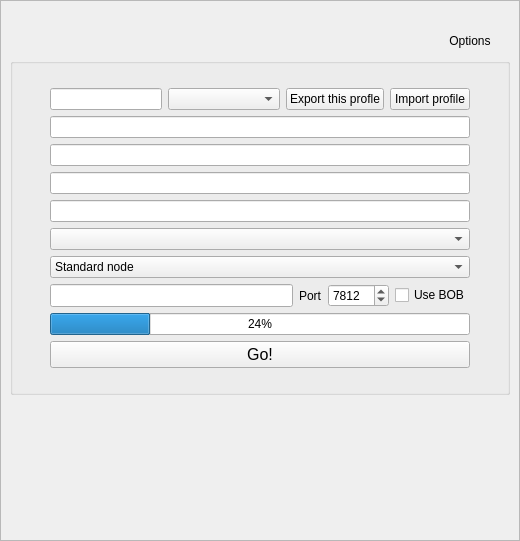
<?xml version="1.0" encoding="UTF-8"?>
<ui version="4.0">
 <class>GenCertDialog</class>
 <widget class="QDialog" name="GenCertDialog">
  <property name="geometry">
   <rect>
    <x>0</x>
    <y>0</y>
    <width>520</width>
    <height>541</height>
   </rect>
  </property>
  <property name="windowTitle">
   <string>Create new Profile</string>
  </property>
  <property name="windowIcon">
   <iconset resource="images.qrc">
    <normaloff>:/images/logo/logo_48.png</normaloff>:/images/logo/logo_48.png</iconset>
  </property>
  <layout class="QVBoxLayout" name="GenCertDialogVLayout">
   <property name="spacing">
    <number>0</number>
   </property>
   <property name="leftMargin">
    <number>0</number>
   </property>
   <property name="topMargin">
    <number>0</number>
   </property>
   <property name="rightMargin">
    <number>0</number>
   </property>
   <property name="bottomMargin">
    <number>0</number>
   </property>
   <item>
    <widget class="QFrame" name="profileframe">
     <property name="sizePolicy">
      <sizepolicy hsizetype="Preferred" vsizetype="Preferred">
       <horstretch>0</horstretch>
       <verstretch>0</verstretch>
      </sizepolicy>
     </property>
     <property name="styleSheet">
      <string notr="true"/>
     </property>
     <property name="frameShape">
      <enum>QFrame::StyledPanel</enum>
     </property>
     <property name="frameShadow">
      <enum>QFrame::Raised</enum>
     </property>
     <layout class="QVBoxLayout" name="verticalLayout">
      <property name="leftMargin">
       <number>9</number>
      </property>
      <item>
       <widget class="QLabel" name="label">
        <property name="text">
         <string/>
        </property>
        <property name="pixmap">
         <pixmap resource="images.qrc">:/images/logo/logo_web_nobackground.png</pixmap>
        </property>
        <property name="scaledContents">
         <bool>false</bool>
        </property>
        <property name="alignment">
         <set>Qt::AlignCenter</set>
        </property>
       </widget>
      </item>
      <item>
       <layout class="QHBoxLayout" name="toolBarHLayout">
        <item>
         <spacer name="toolBarHSpacer">
          <property name="orientation">
           <enum>Qt::Horizontal</enum>
          </property>
          <property name="sizeHint" stdset="0">
           <size>
            <width>40</width>
            <height>20</height>
           </size>
          </property>
         </spacer>
        </item>
        <item>
         <widget class="QPushButton" name="optionsButton">
          <property name="text">
           <string>Options</string>
          </property>
          <property name="icon">
           <iconset resource="icons.qrc">
            <normaloff>:/icons/svg/options.svg</normaloff>:/icons/svg/options.svg</iconset>
          </property>
          <property name="iconSize">
           <size>
            <width>24</width>
            <height>24</height>
           </size>
          </property>
          <property name="default">
           <bool>false</bool>
          </property>
          <property name="flat">
           <bool>true</bool>
          </property>
         </widget>
        </item>
       </layout>
      </item>
      <item>
       <widget class="QGroupBox" name="profile_groupBox">
        <property name="styleSheet">
         <string notr="true"/>
        </property>
        <layout class="QGridLayout" name="gridLayout">
         <property name="leftMargin">
          <number>24</number>
         </property>
         <property name="topMargin">
          <number>24</number>
         </property>
         <property name="rightMargin">
          <number>24</number>
         </property>
         <property name="bottomMargin">
          <number>24</number>
         </property>
         <item row="0" column="0">
          <layout class="QGridLayout" name="profilGLayout">
           <item row="14" column="2">
            <widget class="QComboBox" name="keylength_comboBox">
             <property name="sizePolicy">
              <sizepolicy hsizetype="Preferred" vsizetype="Preferred">
               <horstretch>0</horstretch>
               <verstretch>0</verstretch>
              </sizepolicy>
             </property>
             <property name="toolTip">
              <string>PGP Key Length</string>
             </property>
             <property name="accessibleDescription">
              <string/>
             </property>
            </widget>
           </item>
           <item row="18" column="1">
            <widget class="QLabel" name="randomness_label_">
             <property name="maximumSize">
              <size>
               <width>24</width>
               <height>24</height>
              </size>
             </property>
             <property name="text">
              <string/>
             </property>
             <property name="pixmap">
              <pixmap resource="icons.qrc">:/icons/svg/randomness.svg</pixmap>
             </property>
             <property name="scaledContents">
              <bool>true</bool>
             </property>
             <property name="alignment">
              <set>Qt::AlignRight|Qt::AlignTrailing|Qt::AlignVCenter</set>
             </property>
            </widget>
           </item>
           <item row="7" column="3">
            <widget class="QLabel" name="password_check_LB">
             <property name="text">
              <string/>
             </property>
            </widget>
           </item>
           <item row="8" column="2">
            <widget class="QLineEdit" name="password_input_2">
             <property name="sizePolicy">
              <sizepolicy hsizetype="MinimumExpanding" vsizetype="Preferred">
               <horstretch>0</horstretch>
               <verstretch>0</verstretch>
              </sizepolicy>
             </property>
             <property name="minimumSize">
              <size>
               <width>0</width>
               <height>0</height>
              </size>
             </property>
             <property name="toolTip">
              <string>&lt;html&gt;&lt;head/&gt;&lt;body&gt;&lt;p&gt;Put a strong password here. This password protects your private node key!&lt;/p&gt;&lt;/body&gt;&lt;/html&gt;</string>
             </property>
             <property name="inputMask">
              <string/>
             </property>
             <property name="maxLength">
              <number>1024</number>
             </property>
             <property name="echoMode">
              <enum>QLineEdit::Password</enum>
             </property>
            </widget>
           </item>
           <item row="18" column="2">
            <widget class="QProgressBar" name="entropy_bar">
             <property name="sizePolicy">
              <sizepolicy hsizetype="Preferred" vsizetype="Preferred">
               <horstretch>0</horstretch>
               <verstretch>0</verstretch>
              </sizepolicy>
             </property>
             <property name="toolTip">
              <string>&lt;html&gt;&lt;head/&gt;&lt;body&gt;&lt;p&gt;Please move your mouse around in order to collect as much randomness as possible. A minimum of 20% is needed to create your node keys.&lt;/p&gt;&lt;/body&gt;&lt;/html&gt;</string>
             </property>
             <property name="value">
              <number>24</number>
             </property>
            </widget>
           </item>
           <item row="18" column="3">
            <widget class="QLabel" name="randomness_check_LB">
             <property name="text">
              <string/>
             </property>
            </widget>
           </item>
           <item row="5" column="3">
            <widget class="QLabel" name="node_name_check_LB">
             <property name="text">
              <string/>
             </property>
            </widget>
           </item>
           <item row="15" column="2">
            <widget class="QComboBox" name="nodeType_CB">
             <property name="sizePolicy">
              <sizepolicy hsizetype="Preferred" vsizetype="Preferred">
               <horstretch>0</horstretch>
               <verstretch>0</verstretch>
              </sizepolicy>
             </property>
             <item>
              <property name="text">
               <string>Standard node</string>
              </property>
             </item>
             <item>
              <property name="text">
               <string>TOR/I2P Hidden node</string>
              </property>
             </item>
            </widget>
           </item>
           <item row="5" column="2">
            <widget class="QLineEdit" name="node_input">
             <property name="sizePolicy">
              <sizepolicy hsizetype="MinimumExpanding" vsizetype="Preferred">
               <horstretch>0</horstretch>
               <verstretch>0</verstretch>
              </sizepolicy>
             </property>
             <property name="minimumSize">
              <size>
               <width>0</width>
               <height>0</height>
              </size>
             </property>
             <property name="toolTip">
              <string>&lt;html&gt;&lt;head/&gt;&lt;body&gt;&lt;p&gt;Your node name designates the Retroshare instance that&lt;/p&gt;&lt;p&gt;will run on this computer.&lt;/p&gt;&lt;/body&gt;&lt;/html&gt;</string>
             </property>
             <property name="maxLength">
              <number>64</number>
             </property>
            </widget>
           </item>
           <item row="4" column="3">
            <widget class="QLabel" name="profile_name_check_LB">
             <property name="text">
              <string/>
             </property>
            </widget>
           </item>
           <item row="4" column="2">
            <layout class="QHBoxLayout" name="horizontalLayout_2">
             <item>
              <widget class="QLineEdit" name="name_input">
               <property name="sizePolicy">
                <sizepolicy hsizetype="MinimumExpanding" vsizetype="Preferred">
                 <horstretch>0</horstretch>
                 <verstretch>0</verstretch>
                </sizepolicy>
               </property>
               <property name="minimumSize">
                <size>
                 <width>0</width>
                 <height>0</height>
                </size>
               </property>
               <property name="maximumSize">
                <size>
                 <width>16777215</width>
                 <height>32</height>
                </size>
               </property>
               <property name="toolTip">
                <string>&lt;html&gt;&lt;head/&gt;&lt;body&gt;&lt;p&gt;The profile name identifies you over the network.&lt;/p&gt;&lt;p&gt;It is used by your friends to accept connections from you.&lt;/p&gt;&lt;p&gt;You can create multiple Retroshare nodes with the&lt;/p&gt;&lt;p&gt;same profile on different computers.&lt;/p&gt;&lt;p&gt;&lt;br/&gt;&lt;/p&gt;&lt;/body&gt;&lt;/html&gt;</string>
               </property>
               <property name="text">
                <string/>
               </property>
               <property name="maxLength">
                <number>64</number>
               </property>
              </widget>
             </item>
             <item>
              <widget class="QComboBox" name="genPGPuser">
               <property name="sizePolicy">
                <sizepolicy hsizetype="MinimumExpanding" vsizetype="Preferred">
                 <horstretch>0</horstretch>
                 <verstretch>0</verstretch>
                </sizepolicy>
               </property>
               <property name="toolTip">
                <string>Your profile is associated with a PGP key pair. RetroShare currently ignores DSA keys.</string>
               </property>
               <property name="styleSheet">
                <string notr="true"/>
               </property>
              </widget>
             </item>
             <item>
              <widget class="QPushButton" name="exportIdentity_PB">
               <property name="sizePolicy">
                <sizepolicy hsizetype="Maximum" vsizetype="Preferred">
                 <horstretch>0</horstretch>
                 <verstretch>0</verstretch>
                </sizepolicy>
               </property>
               <property name="text">
                <string>Export this profle</string>
               </property>
              </widget>
             </item>
             <item>
              <widget class="QPushButton" name="importIdentity_PB">
               <property name="sizePolicy">
                <sizepolicy hsizetype="Maximum" vsizetype="Preferred">
                 <horstretch>0</horstretch>
                 <verstretch>0</verstretch>
                </sizepolicy>
               </property>
               <property name="text">
                <string>Import profile</string>
               </property>
              </widget>
             </item>
            </layout>
           </item>
           <item row="8" column="3">
            <widget class="QLabel" name="password2_check_LB">
             <property name="text">
              <string/>
             </property>
            </widget>
           </item>
           <item row="7" column="2">
            <widget class="QLineEdit" name="password_input">
             <property name="sizePolicy">
              <sizepolicy hsizetype="MinimumExpanding" vsizetype="Preferred">
               <horstretch>0</horstretch>
               <verstretch>0</verstretch>
              </sizepolicy>
             </property>
             <property name="toolTip">
              <string>&lt;html&gt;&lt;head/&gt;&lt;body&gt;&lt;p&gt;Put a strong password here. This password protects your private node key!&lt;/p&gt;&lt;/body&gt;&lt;/html&gt;</string>
             </property>
             <property name="inputMask">
              <string/>
             </property>
             <property name="maxLength">
              <number>1024</number>
             </property>
             <property name="echoMode">
              <enum>QLineEdit::Password</enum>
             </property>
            </widget>
           </item>
           <item row="17" column="2">
            <layout class="QHBoxLayout" name="hiddenInfoHLayout">
             <property name="spacing">
              <number>6</number>
             </property>
             <item>
              <widget class="QLineEdit" name="hiddenaddr_input">
               <property name="sizePolicy">
                <sizepolicy hsizetype="MinimumExpanding" vsizetype="Preferred">
                 <horstretch>0</horstretch>
                 <verstretch>0</verstretch>
                </sizepolicy>
               </property>
               <property name="minimumSize">
                <size>
                 <width>0</width>
                 <height>0</height>
                </size>
               </property>
               <property name="maximumSize">
                <size>
                 <width>16777215</width>
                 <height>32</height>
                </size>
               </property>
               <property name="toolTip">
                <string>&lt;html&gt;&lt;head/&gt;&lt;body&gt;&lt;p&gt;This should be a Tor Onion address of the form: xa76giaf6ifda7ri63i263.onion &lt;br/&gt;or an I2P address in the form: [52 characters].b32.i2p &lt;/p&gt;&lt;p&gt;In order to get one, you must configure either Tor or I2P to create a new hidden service / server tunnel. &lt;/p&gt;&lt;p&gt;You can also leave this blank now, but your node will only work if you correctly set the Tor/I2P service address in Options-&amp;gt;Network-&amp;gt;Hidden Service configuration panel.&lt;/p&gt;&lt;/body&gt;&lt;/html&gt;</string>
               </property>
               <property name="maxLength">
                <number>64</number>
               </property>
              </widget>
             </item>
             <item>
              <widget class="QLabel" name="hiddenport_label">
               <property name="text">
                <string>Port</string>
               </property>
              </widget>
             </item>
             <item>
              <widget class="QSpinBox" name="hiddenport_spinBox">
               <property name="sizePolicy">
                <sizepolicy hsizetype="Maximum" vsizetype="Preferred">
                 <horstretch>0</horstretch>
                 <verstretch>0</verstretch>
                </sizepolicy>
               </property>
               <property name="toolTip">
                <string>&lt;html&gt;&lt;head/&gt;&lt;body&gt;&lt;p&gt;This is your connection port.&lt;/p&gt;&lt;p&gt;Any value between 1024 and 65535 &lt;/p&gt;&lt;p&gt;should be ok. You can change it later.&lt;/p&gt;&lt;/body&gt;&lt;/html&gt;</string>
               </property>
               <property name="minimum">
                <number>1</number>
               </property>
               <property name="maximum">
                <number>65535</number>
               </property>
               <property name="value">
                <number>7812</number>
               </property>
              </widget>
             </item>
             <item>
              <widget class="QCheckBox" name="cbUseBob">
               <property name="text">
                <string>Use BOB</string>
               </property>
              </widget>
             </item>
            </layout>
           </item>
           <item row="9" column="2">
            <widget class="QLineEdit" name="nickname_input">
             <property name="sizePolicy">
              <sizepolicy hsizetype="Preferred" vsizetype="Preferred">
               <horstretch>0</horstretch>
               <verstretch>0</verstretch>
              </sizepolicy>
             </property>
             <property name="toolTip">
              <string>&lt;html&gt;&lt;head/&gt;&lt;body&gt;&lt;p&gt;Identities are used when you write in chat rooms, forums and channel comments. &lt;/p&gt;&lt;p&gt;They also receive/send email over the Retroshare network. You can create&lt;/p&gt;&lt;p&gt;a signed identity now, or do it later on when you get to need it.&lt;/p&gt;&lt;/body&gt;&lt;/html&gt;</string>
             </property>
            </widget>
           </item>
           <item row="19" column="2">
            <widget class="QPushButton" name="genButton">
             <property name="sizePolicy">
              <sizepolicy hsizetype="Preferred" vsizetype="Preferred">
               <horstretch>0</horstretch>
               <verstretch>0</verstretch>
              </sizepolicy>
             </property>
             <property name="minimumSize">
              <size>
               <width>0</width>
               <height>0</height>
              </size>
             </property>
             <property name="font">
              <font>
               <pointsize>12</pointsize>
              </font>
             </property>
             <property name="styleSheet">
              <string notr="true"/>
             </property>
             <property name="text">
              <string>Go!</string>
             </property>
             <property name="iconSize">
              <size>
               <width>16</width>
               <height>16</height>
              </size>
             </property>
            </widget>
           </item>
           <item row="19" column="3">
            <widget class="QLabel" name="generate_label">
             <property name="text">
              <string/>
             </property>
            </widget>
           </item>
           <item row="4" column="1">
            <widget class="QLabel" name="name_label">
             <property name="maximumSize">
              <size>
               <width>24</width>
               <height>24</height>
              </size>
             </property>
             <property name="text">
              <string/>
             </property>
             <property name="pixmap">
              <pixmap resource="icons.qrc">:/icons/svg/person.svg</pixmap>
             </property>
             <property name="scaledContents">
              <bool>true</bool>
             </property>
             <property name="alignment">
              <set>Qt::AlignRight|Qt::AlignTrailing|Qt::AlignVCenter</set>
             </property>
            </widget>
           </item>
           <item row="9" column="1">
            <widget class="QLabel" name="nickname_label">
             <property name="maximumSize">
              <size>
               <width>24</width>
               <height>24</height>
              </size>
             </property>
             <property name="toolTip">
              <string/>
             </property>
             <property name="text">
              <string/>
             </property>
             <property name="pixmap">
              <pixmap resource="icons.qrc">:/icons/svg/chat-lobbies.svg</pixmap>
             </property>
             <property name="scaledContents">
              <bool>true</bool>
             </property>
             <property name="alignment">
              <set>Qt::AlignRight|Qt::AlignTrailing|Qt::AlignVCenter</set>
             </property>
            </widget>
           </item>
           <item row="5" column="1">
            <widget class="QLabel" name="node_label">
             <property name="maximumSize">
              <size>
               <width>24</width>
               <height>24</height>
              </size>
             </property>
             <property name="text">
              <string/>
             </property>
             <property name="pixmap">
              <pixmap resource="icons.qrc">:/icons/svg/network.svg</pixmap>
             </property>
             <property name="scaledContents">
              <bool>true</bool>
             </property>
             <property name="alignment">
              <set>Qt::AlignRight|Qt::AlignTrailing|Qt::AlignVCenter</set>
             </property>
            </widget>
           </item>
           <item row="14" column="1">
            <widget class="QLabel" name="keylength_label">
             <property name="maximumSize">
              <size>
               <width>24</width>
               <height>24</height>
              </size>
             </property>
             <property name="text">
              <string/>
             </property>
             <property name="pixmap">
              <pixmap resource="icons.qrc">:/icons/svg/keyring.svg</pixmap>
             </property>
             <property name="scaledContents">
              <bool>true</bool>
             </property>
             <property name="alignment">
              <set>Qt::AlignRight|Qt::AlignTrailing|Qt::AlignVCenter</set>
             </property>
            </widget>
           </item>
           <item row="8" column="1">
            <widget class="QLabel" name="password_label_2">
             <property name="maximumSize">
              <size>
               <width>24</width>
               <height>24</height>
              </size>
             </property>
             <property name="toolTip">
              <string>This password is for PGP</string>
             </property>
             <property name="text">
              <string/>
             </property>
             <property name="pixmap">
              <pixmap resource="icons.qrc">:/icons/svg/password.svg</pixmap>
             </property>
             <property name="scaledContents">
              <bool>true</bool>
             </property>
             <property name="alignment">
              <set>Qt::AlignRight|Qt::AlignTrailing|Qt::AlignVCenter</set>
             </property>
            </widget>
           </item>
           <item row="7" column="1">
            <widget class="QLabel" name="password_label">
             <property name="maximumSize">
              <size>
               <width>24</width>
               <height>24</height>
              </size>
             </property>
             <property name="toolTip">
              <string>This password is for PGP</string>
             </property>
             <property name="text">
              <string/>
             </property>
             <property name="pixmap">
              <pixmap resource="icons.qrc">:/icons/svg/password.svg</pixmap>
             </property>
             <property name="scaledContents">
              <bool>true</bool>
             </property>
             <property name="alignment">
              <set>Qt::AlignRight|Qt::AlignTrailing|Qt::AlignVCenter</set>
             </property>
            </widget>
           </item>
           <item row="17" column="1">
            <widget class="QLabel" name="hiddenaddr_label">
             <property name="maximumSize">
              <size>
               <width>24</width>
               <height>24</height>
              </size>
             </property>
             <property name="text">
              <string/>
             </property>
             <property name="pixmap">
              <pixmap resource="icons.qrc">:/icons/svg/hidden.svg</pixmap>
             </property>
             <property name="scaledContents">
              <bool>true</bool>
             </property>
             <property name="alignment">
              <set>Qt::AlignRight|Qt::AlignTrailing|Qt::AlignVCenter</set>
             </property>
            </widget>
           </item>
           <item row="15" column="1">
            <widget class="QLabel" name="label_nodeType">
             <property name="maximumSize">
              <size>
               <width>24</width>
               <height>24</height>
              </size>
             </property>
             <property name="text">
              <string/>
             </property>
             <property name="pixmap">
              <pixmap resource="icons.qrc">:/icons/svg/netgraph.svg</pixmap>
             </property>
             <property name="scaledContents">
              <bool>true</bool>
             </property>
             <property name="alignment">
              <set>Qt::AlignRight|Qt::AlignTrailing|Qt::AlignVCenter</set>
             </property>
            </widget>
           </item>
          </layout>
         </item>
        </layout>
       </widget>
      </item>
      <item>
       <spacer name="verticalSpacer_2">
        <property name="orientation">
         <enum>Qt::Vertical</enum>
        </property>
        <property name="sizeHint" stdset="0">
         <size>
          <width>20</width>
          <height>40</height>
         </size>
        </property>
       </spacer>
      </item>
     </layout>
    </widget>
   </item>
  </layout>
  <action name="adv_checkbox">
   <property name="checkable">
    <bool>true</bool>
   </property>
   <property name="text">
    <string>Advanced options</string>
   </property>
  </action>
  <action name="reuse_existing_node_CB">
   <property name="checkable">
    <bool>true</bool>
   </property>
   <property name="text">
    <string>Use existing node</string>
   </property>
  </action>
 </widget>
 <tabstops>
  <tabstop>name_input</tabstop>
  <tabstop>node_input</tabstop>
  <tabstop>password_input</tabstop>
  <tabstop>password_input_2</tabstop>
  <tabstop>keylength_comboBox</tabstop>
  <tabstop>exportIdentity_PB</tabstop>
  <tabstop>genPGPuser</tabstop>
  <tabstop>hiddenaddr_input</tabstop>
  <tabstop>hiddenport_spinBox</tabstop>
  <tabstop>importIdentity_PB</tabstop>
 </tabstops>
 <resources>
  <include location="icons.qrc"/>
  <include location="images.qrc"/>
 </resources>
 <connections/>
</ui>
